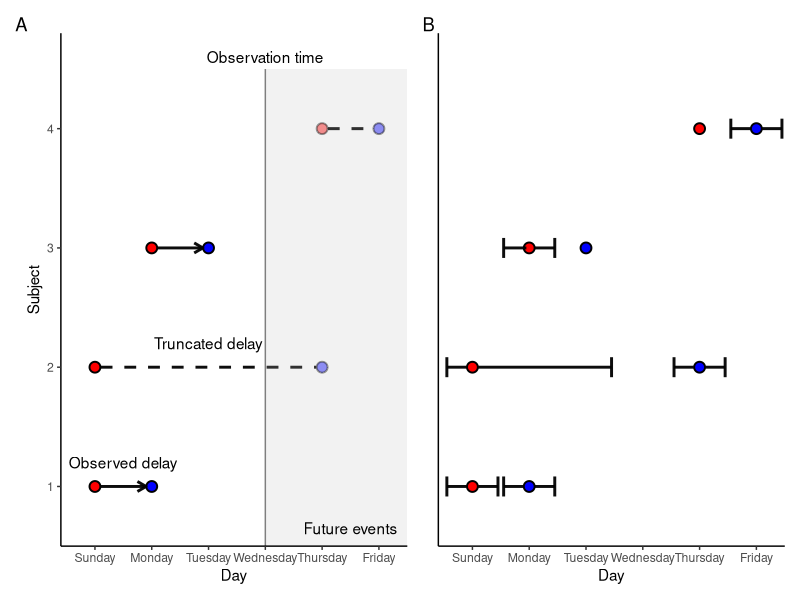

The R script that drew this image:
library(ggplot2)
library(patchwork)

epsilon <- 0.1

generate_base_plot <- function(future = FALSE) {

  future_alpha <- ifelse(future, 0.5, 1)
  base_plot <- ggplot(NULL) +
    geom_point(aes(0, 0), size = 3, shape = 21, fill = "red", stroke = 1) +
    geom_point(aes(1, 0), size = 3, shape = 21, fill = "blue", stroke = 1) +
    geom_point(aes(0, 0.1), size = 3, shape = 21, fill = "red", stroke = 1) +
    geom_point(
      aes(4, 0.1), size = 3, shape = 21, fill = "blue", stroke = 1,
      alpha = future_alpha 
    ) +
    geom_point(aes(1, 0.2), size = 3, shape = 21, fill = "red", stroke = 1) +
    geom_point(aes(2, 0.2), size = 3, shape = 21, fill = "blue", stroke = 1) +
    geom_point(
      aes(4, 0.3), size = 3, shape = 21, fill = "red", stroke = 1,
      alpha = future_alpha 
    ) +
    geom_point(
      aes(5, 0.3), size = 3, shape = 21, fill = "blue", stroke = 1,
      alpha = future_alpha
    ) +
    scale_x_continuous("Day",
      limits = c(-0.6, 5.5),
      expand = c(0, 0),
      breaks = 0:5,
      labels = c(
        "Sunday", "Monday", "Tuesday", "Wednesday", "Thursday", "Friday"
      )
    ) +
    scale_y_continuous("Subject",
      breaks = c(0, 0.1, 0.2, 0.3),
      labels = c(1, 2, 3, 4),
      limits = c(-0.05, 0.38),
      expand = c(0, 0)
    ) +
    theme_bw() +
    theme(
      panel.grid = element_blank(),
      panel.border = element_blank(),
      axis.line = element_line()
    )
  return(base_plot)
}

add_arrow <- function(plot, y, ends, angle=30, lty=1, length=0.1, ...) {
  plot <- plot + 
    geom_segment(
      aes(..., y = y, yend = y),
      arrow = arrow(length = unit(length, "inches"), ends = ends, angle=angle), lwd = 1, lty=lty, col = "black", alpha = 0.95
    )
  return(plot)
}

truncation <- generate_base_plot(future = TRUE) |>
  add_arrow(x=0.1, y=0, xend=0.9, ends="last") |>
  add_arrow(x=1.1, y=0.2, xend=1.9, ends="last") |>
  add_arrow(x=0.1, y=0.1, xend=3.9, ends="last", lty=2, length=0) |>
  add_arrow(x=4.1, y=0.3, xend=4.9, ends="last", lty=2, length=0) +
  geom_rect(
    aes(xmin = 3, ymin = -0.05, xmax = 5.5, ymax = 0.35), fill = "gray",
    alpha = 0.2
  ) +
  geom_segment(aes(3, -0.05, xend = 3, yend = 0.35), lty = 1, col = "gray50") +
  annotate("text", x = 0.5, y = 0.01, label = "Observed delay", vjust = -0.5) +
  annotate("text", x = 2, y = 0.11, label = "Truncated delay", vjust = -0.5) + 
  annotate("text", x = 3, y = 0.35, label = "Observation time", vjust = -0.5) +
  annotate("text", x = 4.5, y = -0.05, label = "Future events", vjust = -1)

censoring <- generate_base_plot(future = FALSE) |>
  add_arrow(x=-0.45, y = 0, xend = -.1, ends = "first", angle = 90) |>
  add_arrow(x=0.1, y = 0, xend = 0.45, ends = "last", angle = 90) |>
  add_arrow(x=0.55, y = 0, xend = 0.9, ends = "first", angle = 90) |>
  add_arrow(x=1.1, y = 0, xend = 1.45, ends = "last", angle = 90) |>
  add_arrow(x=-0.45, y = 0.1, xend = -.1, ends = "first", angle = 90) |>
  add_arrow(x=0.1, y = 0.1, xend = 2.45, ends = "last", angle = 90) |>
  add_arrow(x=3.55, y = 0.1, xend = 3.9, ends = "first", angle = 90) |>
  add_arrow(x=4.1, y = 0.1, xend = 4.45, ends = "last", angle = 90) |>
  add_arrow(x=0.55, y = 0.2, xend = 0.95, ends = "first", angle = 90) |>
  add_arrow(x=1.1, y = 0.2, xend = 1.45, ends = "last", angle = 90) |>
  add_arrow(x=4.55, y = 0.3, xend = 4.9, ends = "first", angle = 90) |>
  add_arrow(x=5.1, y = 0.3, xend = 5.45, ends = "last", angle = 90) +
  theme(
    panel.grid = element_blank(),
    panel.border = element_blank(),
    axis.line.x = element_line(),
    axis.title.y = element_blank(),
    axis.text.y = element_blank(),
    axis.ticks.y = element_blank()
  )

p <- truncation + censoring +
 plot_layout(nrow = 1) +
 plot_annotation(tag_levels = "A")

ggsave("figures/schematic.png", p, width = 9, height = 4)
